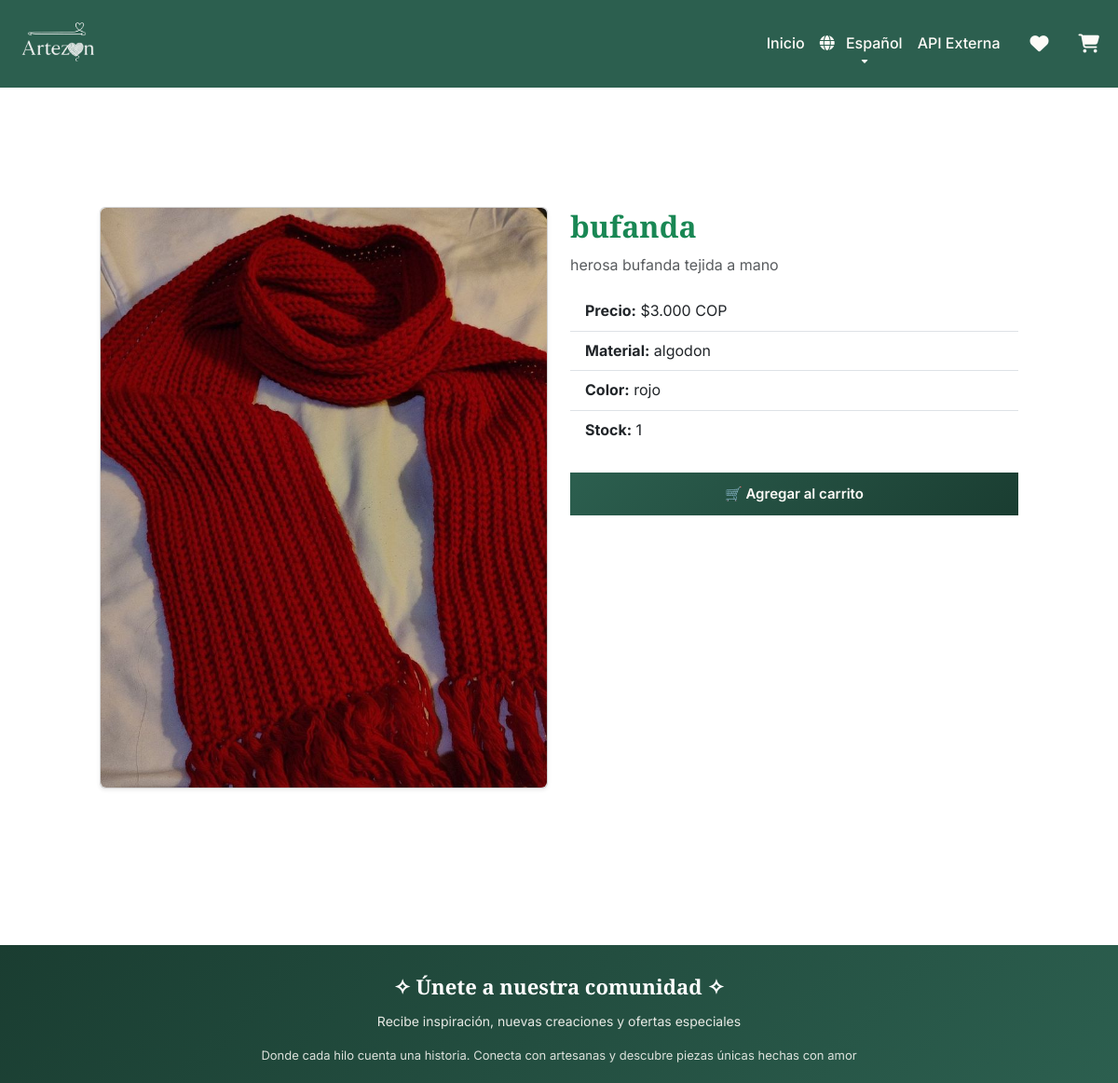
Page /es/producto/9/ on the committed database.
### productos/models.py (models this page shows, shortened)
class Product(models.Model):
    seller = models.ForeignKey(User, on_delete=models.CASCADE)
    name = models.CharField(max_length=120)
    description = models.TextField(blank=True)
    category = models.CharField(max_length=50, blank=True)
    material = models.CharField(max_length=50, blank=True)
    color = models.CharField(max_length=30, blank=True)
    price = models.DecimalField(max_digits=10, decimal_places=2)
    stock = models.PositiveIntegerField(default=0)
    is_active = models.BooleanField(default=True)
    created_at = models.DateTimeField(auto_now_add=True)
    imagen = models.ImageField(upload_to="imagenProductos/", blank=True, null=True)

### productos/views.py (the view)
# urls.py: path("producto/<int:pk>/", views.product_detail, name="product_detail"),
def product_detail(request, pk):
    producto = get_object_or_404(Product, pk=pk)
    seller_profile = SellerProfile.objects.filter(user=producto.seller).first()
    store = Store.objects.filter(seller=seller_profile).first() if seller_profile else None
    context = {
        "producto": producto,
        "seller_profile": seller_profile,
        "store": store,
    }
    return render(request, "productos/product_detail.html", context)

### productos/context_processors.py (called while the page is built)
def random_quote():
    try:
        response = requests.get("http://api.quotable.io/quotes/random?maxLength=50", timeout=4)
        response.raise_for_status()
        return response.json()[0]["content"]
    except:
        return None

def get_random_quote(request):
    last_time = request.session.get("quote_time")
    now = int(time.time())
    if not last_time or now - last_time > 600:
        request.session["quote"] = random_quote()
        request.session["quote_time"] = now
    return {"quote": request.session.get("quote")}

### productos/templatetags/currency_filters.py (called while the page is built)
@register.filter(name='format_cop')
def format_cop(value):
    try:
        value = float(value)
        formatted = "{:,.0f}".format(value).replace(",", ".")
        return f"${formatted}"
    except (ValueError, TypeError):
        return value

### productos/templates/productos/product_detail.html (shortened to what this page needs)
{% extends "base.html" %}
{% load static %}
{% load i18n %}
{% load currency_filters %}
{% block content %}
<div class="container my-5">
  <div class="row g-4">
    <div class="col-md-6">
      <div class="card shadow-sm">
        {% if producto.imagen %}
          <img src="{{ producto.imagen.url }}" class="card-img-top rounded" alt="{{ producto.name }}">
        {% else %}
          <img src="{% static 'images/default.png' %}" class="card-img-top rounded" alt="{% trans 'Sin imagen' %}">
        {% endif %}
      </div>
    </div>
    <div class="col-md-6">
      <h2 class="fw-bold text-success">{{ producto.name }}</h2>
      <p class="text-muted">{{ producto.description }}</p>
      <ul class="list-group list-group-flush mb-3">
        <li class="list-group-item">
          <strong>{% trans "Precio:" %}</strong> {{ producto.price|format_cop }} COP
        </li>
        <li class="list-group-item">
          <strong>{% trans "Material:" %}</strong> {{ producto.material }}
        </li>
        <li class="list-group-item">
          <strong>{% trans "Color:" %}</strong> {{ producto.color }}
        </li>
        <li class="list-group-item">
          <strong>{% trans "Stock:" %}</strong> {{ producto.stock }}
        </li>
      </ul>
      <form method="post" action="{% url 'agregar_al_carrito' producto.pk %}" class="mt-4">
        <button type="submit" class="btn btn-success btn-lg w-100">
          🛒 {% trans "Agregar al carrito" %}
        </button>
      </form>
    </div>
  </div>
</div>
{% endblock %}

### static/css/styles.css (style rules this page uses)
:root { --blanco-cremoso: #FDFBF7; --verde-pino: #2C5F4F; --dorado: #B89748; --dorado-claro: #C9A961; --verde-oscuro: #1A3D31; --gris-suave: #F8F6F2; --gris-texto: #4B5563; --rosa-terracota: #E8B4A8; --sage: #B8C5B0; --spacing-xs: 4px; --spacing-sm: 8px; --spacing-md: 16px; --spacing-lg: 24px; --spacing-xl: 32px; }
* { box-sizing: border-box; }
body { font-family: 'Inter', -apple-system, BlinkMacSystemFont, 'Segoe UI', sans-serif; background-color: #FFFFFF; color: var(--verde-oscuro); line-height: 1.6; margin: 0; padding: 0; min-height: 100vh; display: flex; flex-direction: column; }
h1, h2, h3, h4, h5, h6 { font-family: 'Playfair Display', serif; font-weight: 700; color: var(--verde-oscuro); line-height: 1.3; }
.container { max-width: 1400px; margin-left: auto; margin-right: auto; padding-left: 15px; padding-right: 15px; }
@media (min-width: 1200px) { .container { max-width: 1320px; } }
.btn { border-radius: var(--radius-md); padding: 12px 24px; font-weight: 600; font-size: 15px; transition: all 0.3s ease; border: none; }
.btn-success, .add-to-cart-btn { background: linear-gradient(135deg, var(--verde-pino) 0%, var(--verde-oscuro) 100%) !important; color: var(--blanco-cremoso) !important; border: none !important; }
@media (max-width: 1200px) { :root { --spacing-xl: 24px; --spacing-lg: 20px; } }

### rows in the picture
Product: imagen (picture), name "bufanda", description "herosa bufanda tejida a mano", price "$3.000", material "algodon", color "rojo", stock "1"
